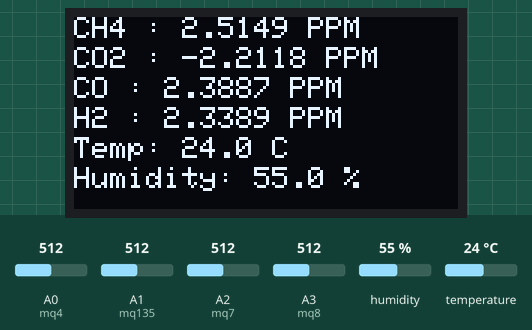
A sketch run on a simulated Arduino Uno, built with avr-gcc and run on an emulated ATmega328P. On the bench: 128×64 one-colour display. The test bench sets the inputs (shaded band); at power-on: humidity 55 %, A0 (mq4) = 512, A1 (mq135) = 512, A2 (mq7) = 512, A3 (mq8) = 512, temperature 24 °C. What the sketch prints to the serial monitor is not drawn.

Above: at 9.3 s.
9.4 s: humidity set to 22 %
At 11.5 s:
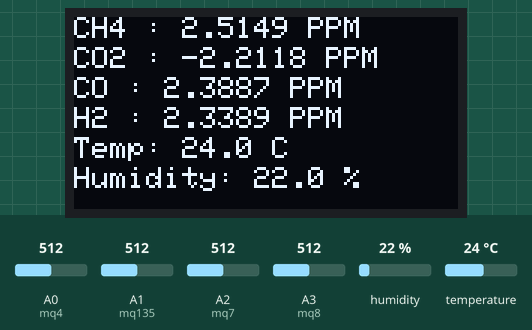
12.6 s: A0 (mq4) set to 716
At 14.2 s:
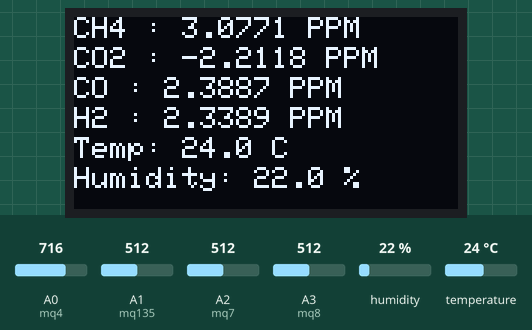
14.5 s: A1 (mq135) set to 716
At 15.7 s:
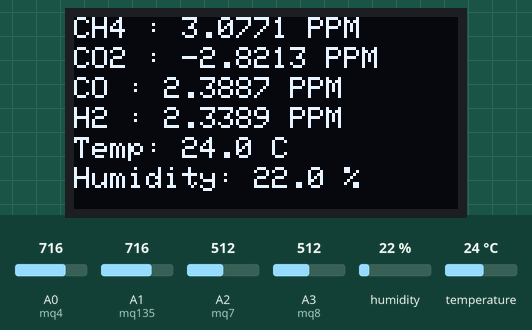
16.5 s: A2 (mq7) set to 716
At 18.1 s:
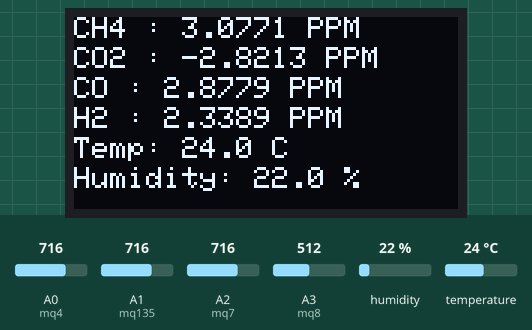
18.4 s: A3 (mq8) set to 716
At 19.8 s:
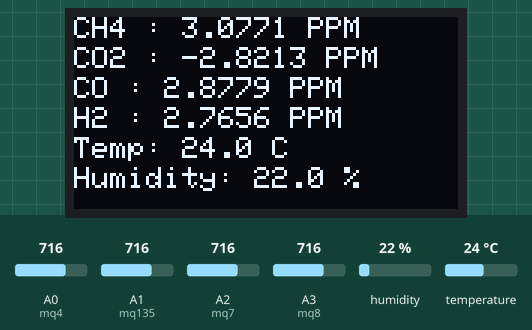
20.4 s: temperature set to 12 °C
At 23.6 s:
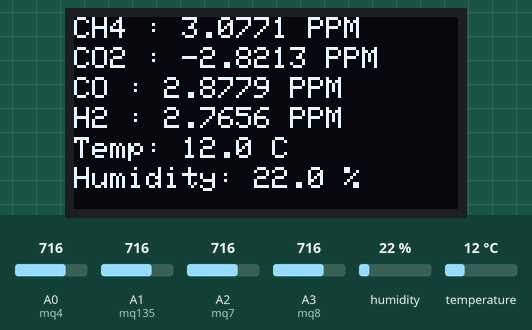
Timing chart, 0 to 25.1 s (numbered marks = the images above; inputs shaded):
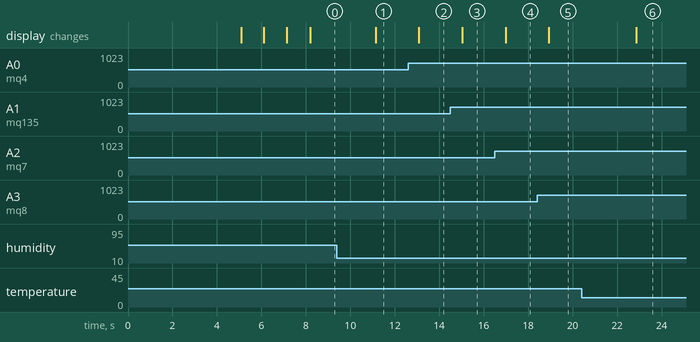

Measured:
- after the input at 9.4 s, the display: changes after 1.7 s (image 1)
- after the input at 12.6 s, the display: changes after 0.47 s (image 2)
- after the input at 14.5 s, the display: changes after 0.53 s (image 3)
- after the input at 16.5 s, the display: changes after 0.49 s (image 4)
- after the input at 18.4 s, the display: changes after 0.53 s (image 5)
- after the input at 20.4 s, the display: changes after 2.5 s (image 6)

The sketch:

Gas_analyzer__Full_code_.ino
```cpp
#include <Wire.h>
#include <Adafruit_GFX.h>
#include <Adafruit_SSD1306.h>
#include "DHT.h"

#define SCREEN_WIDTH 128
#define SCREEN_HEIGHT 64
#define OLED_RESET -1
Adafruit_SSD1306 display(SCREEN_WIDTH, SCREEN_HEIGHT, &Wire, OLED_RESET);

#define DHTPIN 13
#define DHTTYPE DHT11
DHT dht(DHTPIN, DHTTYPE);

const int mq4 = A0;  // CH4 gas sensor (MQ-4)
const int mq135 = A1;  // CO2 gas sensor (MQ-135)
const int mq7 = A2;  // CO gas sensor (MQ-7)
const int mq8 = A3;  // H2 gas sensor (MQ-8)

// Calibration values for MQ sensors
const double m_mq4 = -0.6527;
const double b_mq4 = 1.30;
const double m_mq135 = 0.602;
const double b_mq135 = 0.99;
const double m_mq7 = -0.75;
const double b_mq7 = 1.45;
const double m_mq8 = -0.86;
const double b_mq8 = 1.67;

double analogToPPM(int sensorPin, double m, double b)
{
  int sensorValue = analogRead(sensorPin);
  float sensor_volt = sensorValue * (5.0 / 1023.0);
  float RS_gas = ((5.0 * 10.0) / sensor_volt) - 10.0;
  float ratio = RS_gas / 21.91;  // R0 value
  double ppm_log = (log10(ratio) - b) / m;
  return ppm_log;
}

void setup()
{
  Serial.begin(9600);
  display.begin(SSD1306_SWITCHCAPVCC, 0x3C);
  display.setTextColor(SSD1306_WHITE);

  // Initialize DHT sensor
  dht.begin();

  // Display initialization messages
  display.clearDisplay();
  display.setTextSize(2);
  display.setCursor(50, 0);
  display.println("Gas");
  display.setCursor(20, 20);
  display.println("Analyzer");

  display.setTextSize(1);
  display.setCursor(10, 50);
  display.print("By ");
  display.print("MBDK ");
  display.println("Siriwardena");
  display.display();
  delay(5000);

  // Loading animation
  for (int i = 0; i < 3; i++)
  {
    display.clearDisplay();
    display.setTextSize(2);
    display.setCursor(5, 25);
    display.print("Loading");
    for (int j = 0; j <= i; j++)
    {
      display.print(".");
    }
    display.display();
    delay(1000);
  }

  // Set pin modes
  pinMode(mq4, INPUT);
  pinMode(mq135, INPUT);
  pinMode(mq7, INPUT);
  pinMode(mq8, INPUT);
}

void displayData(double mq4, double mq135, double mq7, double mq8, float temperature, float humidity)
{
  display.clearDisplay();
  display.setTextSize(1);
  display.setCursor(0, 0);
  display.println("CH4 : " + String(mq4, 4) + " PPM"); // CH4 gas (MQ-4)
  display.setCursor(0, 10);
  display.println("CO2 : " + String(mq135, 4) + " PPM"); // CO2 gas (MQ-135)
  display.setCursor(0, 20);
  display.println("CO : " + String(mq7, 4) + " PPM"); // CO gas (MQ-7)
  display.setCursor(0, 30);
  display.println("H2 : " + String(mq8, 4) + " PPM"); // H2 gas (MQ-8)
  display.setCursor(0, 40);
  display.println("Temp: " + String(temperature, 1) + " C");
  display.setCursor(0, 50);
  display.println("Humidity: " + String(humidity, 1) + " %");
  display.display();
}

void loop()
{
  float h = dht.readHumidity();
  float t = dht.readTemperature();
  float f = dht.readTemperature(true);

  if (isnan(h) || isnan(t) || isnan(f))
  {
    Serial.println(F("Failed to read from DHT sensor!"));
    return;
  }

  double mq4_value = analogToPPM(mq4, m_mq4, b_mq4);  // CH4 gas (MQ-4)
  double mq135_value = analogToPPM(mq135, m_mq135, b_mq135);  // CO2 gas (MQ-135)
  double mq7_value = analogToPPM(mq7, m_mq7, b_mq7);  // CO gas (MQ-7)
  double mq8_value = analogToPPM(mq8, m_mq8, b_mq8);  // H2 gas (MQ-8)

  displayData(mq4_value, mq135_value, mq7_value, mq8_value, t, h);

  Serial.println("************************************");
  Serial.print("CH4 Value: ");
  Serial.print(mq4_value, DEC);
  Serial.println(" PPM");
  Serial.print("CO2 Value: ");
  Serial.print(mq135_value, DEC);
  Serial.println(" PPM");
  Serial.print("CO Value: ");
  Serial.print(mq7_value, DEC);
  Serial.println(" PPM");
  Serial.print("H2 Value: ");
  Serial.print(mq8_value, DEC);
  Serial.println(" PPM");
  Serial.print("DHT-Temp: ");
  Serial.print(t);
  Serial.print("°C");
  Serial.print(" Humidity: ");
  Serial.print(h);
  Serial.println("%");

  delay(800);
}
```
